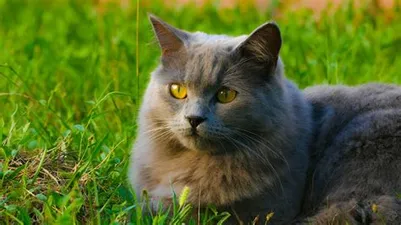
#> input picture photos/cat.webp, 401 x 225 px
$ python contours.py
#> lines starting #> are read from the running program, lines starting #| are printed output that depends on the picture; after the words box and inside, x2 and y2 are one past the last pixel; in counts of white or black regions, pixels touching at a corner belong together
import cv2 as cv
import numpy as np

img = cv.imread('photos/cat.webp')
#> img is the input picture: shape (225, 401, 3); mean B, G, R 40.1, 106.4, 88.2
cv.imshow('cat', img)

blank = np.zeros(img.shape, dtype='uint8')
cv.imshow('blank',blank)

gray =cv.cvtColor(img, cv.COLOR_BGR2GRAY)
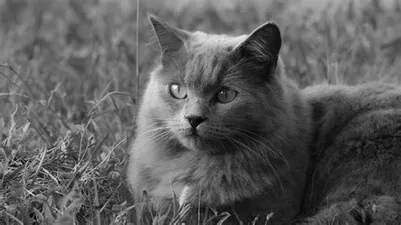
#> gray: shape (225, 401); min 0, max 248, mean 93.4
cv.imshow('Gray', gray)

# [7 lines of commented-out code are left out]


ret, thresh =cv.threshold(gray, 125,255,cv.THRESH_BINARY)
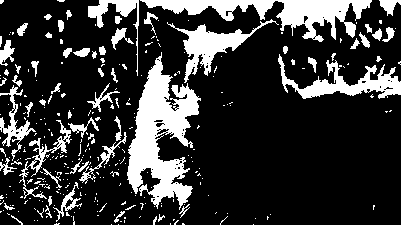
#> thresh: shape (225, 401); 21.1% white; 304 white regions (244 under 20 px)
cv.imshow('thresn',thresh)

contours, hierarchies =cv.findContours(thresh, cv.RETR_LIST,cv.CHAIN_APPROX_NONE)
#> contours = 418 contours, 368 with area under 20; largest, box (x1, y1, x2, y2) and area: (127, 52, 201, 210) 5127, (140, 0, 372, 42) 3231, (278, 54, 401, 99) 1628, (167, 19, 279, 83) 1529, (88, 0, 139, 76) 569
print(f'{len(contours)} countour(s) found!')
#| 418 countour(s) found!


cv.drawContours(blank, contours, -1, (0,0,255),2)
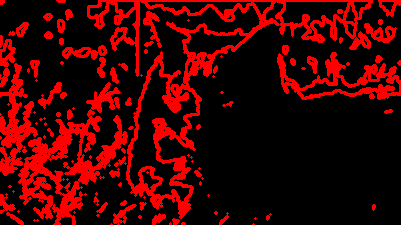
#> blank: shape (225, 401, 3); mean of channels 0, 1, 2 0, 0, 61.1; drawn as B, G, R
cv.imshow('Countours Drawn', blank)
cv.waitKey(0)
